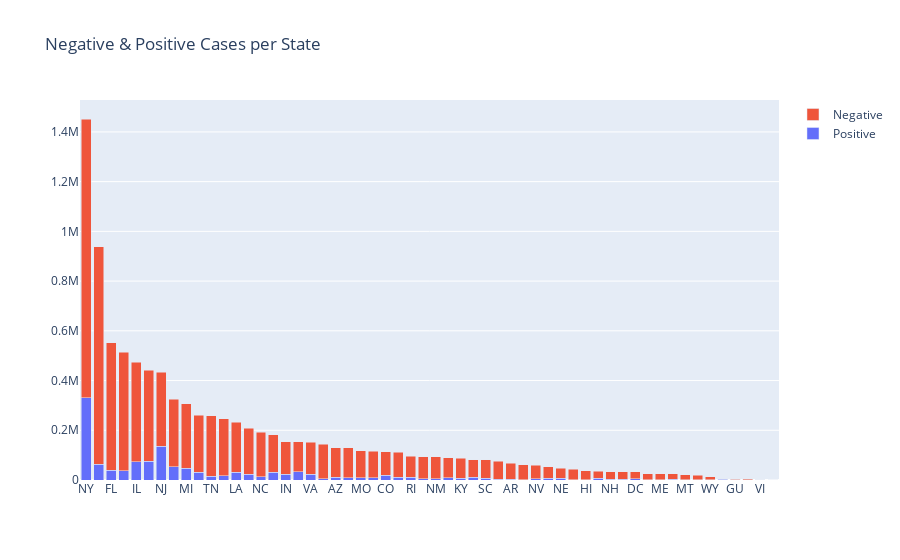

Notebook code for this chart:
### Code cell
# I was curious of the positive and negative case distribution. 
# Specifically, I assumed the states with the most positive cases, would
# also have the most negative cases, as the concern of being infected
# would be higher. The main factor of why I questioned this was, was due
# to the shortage of tests. While states with larger populations would
# appear to need more tests, that doesn't seem necessary when there is a
# shortage. Therefore, I belive states with more cases should take 
# priority while there is a limited supply of testing kits.

pos_cases = df_states_current[['state', 'positive']]
neg_cases = df_states_current[['state', 'posNeg']]
total_cases = pos_cases + neg_cases

fig = go.Figure(data=[
    go.Bar(name = 'Positive', x = pos_cases['state'], y = pos_cases['positive']),
    go.Bar(name = 'Negative', x = neg_cases['state'], y = neg_cases['posNeg'])
])
# Change the bar mode
fig.update_layout(title = 'Negative & Positive Cases per State',
                  xaxis = {'categoryorder':'total descending'})
fig.update_layout(barmode='stack')
fig.show()

### Figure 1 — Plotly figure (JSON) as saved in the notebook; plotly's stock layout.template omitted (floating-point values rounded to 4 significant figures)
{"data": [{"name": "Positive", "type": "bar", "x": ["AK", "AL", "AR", "AZ", "CA", "CO", "CT", "DC", "DE", "FL", "GA", "HI", "IA", "ID", "IL", "IN", "KS", "KY", "LA", "MA", "MD", "ME", "MI", "MN", "MO", "MS", "MT", "NC", "ND", "NE", "NH", "NJ", "NM", "NV", "NY", "OH", "OK", "OR", "PA", "RI", "SC", "SD", "TN", "TX", "UT", "VA", "VT", "WA", "WI", "WV", "WY", "PR", "AS", "GU", "MP", "VI"], "y": [377, 9221, 3694, 10526, 62512, 18801, 32411, 5899, 6111, 39199, 32106, 629, 11457, 2178, 73760, 23146, 6501, 6129, 30855, 75333, 30485, 1374, 46326, 10088, 9489, 9090, 458, 13868, 1425, 7190, 2843, 135454, 4493, 5884, 330407, 23016, 4424, 3068, 54238, 10779, 7142, 3144, 14441, 36609, 5919, 22342, 919, 16231, 9590, 1310, 635, 2156, 0, 151, 15, 68]}, {"name": "Negative", "type": "bar", "x": ["AK", "AL", "AR", "AZ", "CA", "CO", "CT", "DC", "DE", "FL", "GA", "HI", "IA", "ID", "IL", "IN", "KS", "KY", "LA", "MA", "MD", "ME", "MI", "MN", "MO", "MS", "MT", "NC", "ND", "NE", "NH", "NJ", "NM", "NV", "NY", "OH", "OK", "OR", "PA", "RI", "SC", "SD", "TN", "TX", "UT", "VA", "VT", "WA", "WI", "WV", "WY", "PR", "AS", "GU", "MP", "VI"], "y": [25473, 120114, 63994, 119907, 875272, 94536, 120541, 27115, 28264, 513341, 227567, 36618, 70261, 31270, 399714, 130128, 47708, 81401, 202416, 366023, 152187, 23466, 260253, 101270, 108721, 81191, 20945, 178613, 42501, 40412, 30672, 298759, 89032, 53344, 1121543, 184316, 89857, 72693, 270559, 85266, 73442, 21293, 243578, 477118, 138688, 129945, 19008, 230680, 106855, 59436, 12038, 2156, 83, 3777, 2336, 1092]}], "layout": {"barmode": "stack", "title": {"text": "Negative & Positive Cases per State"}, "xaxis": {"categoryorder": "total descending"}}}
